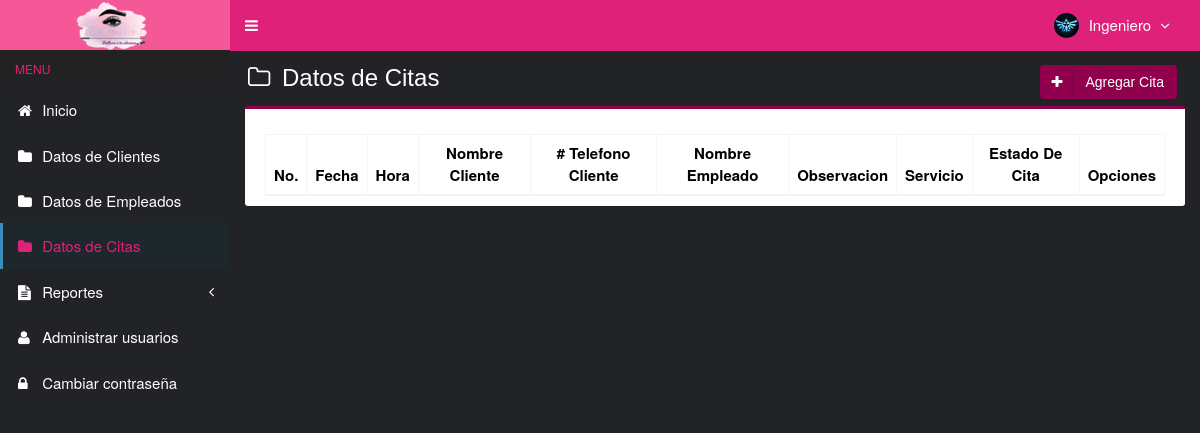
Page /main.php?module=mod_citas (signed in) on the earlier database version.
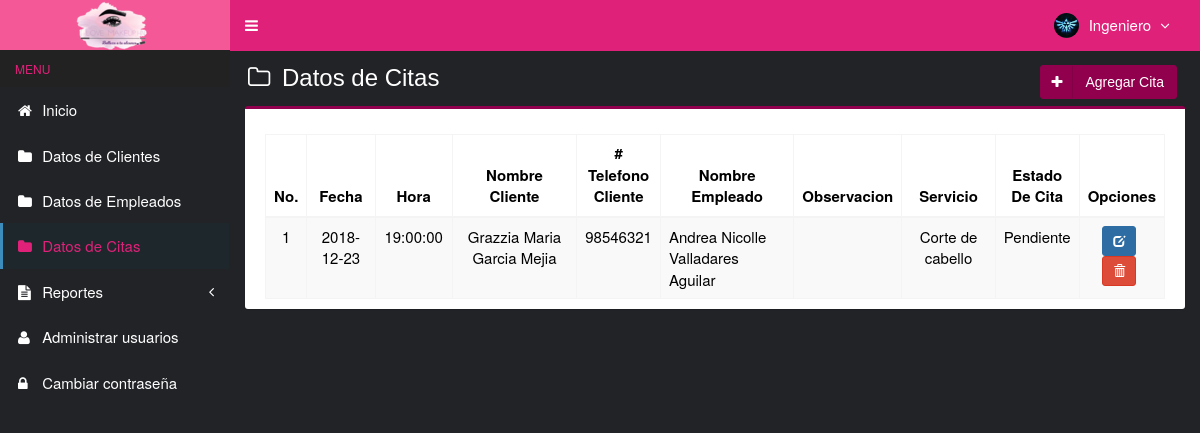
Same page on the later database version.
### tables this page shows
CREATE TABLE `citas` (
  `codigo_cita` varchar(15) NOT NULL,
  `fecha` date NOT NULL,
  `observacion` varchar(150) NOT NULL,
  `codigo_cliente` varchar(7) NOT NULL,
  `codigo_empleado` varchar(7) NOT NULL,
  `created_user` int(3) NOT NULL,
  `created_date` timestamp NOT NULL DEFAULT CURRENT_TIMESTAMP ON UPDATE CURRENT_TIMESTAMP,
  `estado_cita` enum('Pendiente','Atendida') NOT NULL,
  `servicio` varchar(100) DEFAULT NULL,
  `hora` time NOT NULL
);

CREATE TABLE `clientes` (
  `codigo_cliente` varchar(7) NOT NULL,
  `primerNombre` varchar(50) NOT NULL,
  `segundoNombre` varchar(50) NOT NULL,
  `primerApellido` varchar(50) NOT NULL,
  `segundoApellido` varchar(50) NOT NULL,
  `telefono` int(8) NOT NULL,
  `created_user` int(3) NOT NULL,
  `created_date` timestamp NOT NULL DEFAULT CURRENT_TIMESTAMP,
  `updated_user` int(3) NOT NULL,
  `updated_date` timestamp NOT NULL DEFAULT CURRENT_TIMESTAMP ON UPDATE CURRENT_TIMESTAMP
);

CREATE TABLE `empleados` (
  `codigo_empleado` varchar(7) NOT NULL,
  `primerNombre_e` varchar(50) NOT NULL,
  `segundoNombre_e` varchar(50) NOT NULL,
  `primerApellido_e` varchar(50) NOT NULL,
  `segundoApellido_e` varchar(50) NOT NULL,
  `telefono_e` int(8) NOT NULL,
  `identidad` varchar(15) NOT NULL,
  `email` varchar(50) NOT NULL,
  `created_user` int(3) NOT NULL,
  `created_date` timestamp NOT NULL DEFAULT CURRENT_TIMESTAMP,
  `updated_user` int(3) NOT NULL,
  `updated_date` timestamp NOT NULL DEFAULT CURRENT_TIMESTAMP ON UPDATE CURRENT_TIMESTAMP
);

### modulos/mod_citas/view.php (the view, shortened to what this page needs)
<section class="content-header">
  <h1 style="color:white;">
    <i class="fa fa-folder-o icon-title" style="color:white;"></i> Datos de Citas
    <a class="btn btn-purple btn-social pull-right" href="?module=form_mod_citas&form=add" title="agregar" data-toggle="tooltip" style="color:white;">
      <i class="fa fa-plus"></i> Agregar Cita
    </a>
  </h1>
</section>
<section class="content">
  <div class="row">
    <div class="col-md-12">
      <div class="box box-primary">
        <div class="box-body">
          <table id="dataTables1" class="table table-bordered table-striped table-hover">
            <thead>
              <tr>
                <th class="center">No.</th>
                <th class="center">Fecha</th>
                <th class="center">Hora</th>
                <th class="center">Nombre Cliente</th>
                <th class="center"># Telefono Cliente</th>
                <th class="center">Nombre Empleado</th>
				        <th class="center">Observacion</th>
                <th class="center">Servicio</th>
                <th class="center">Estado De Cita</th>
                <th class="center">Opciones</th>
              </tr>
            </thead>
            <tbody>
            <?php
            $no = 1;
            $query = mysqli_query($mysqli, "SELECT a.estado_cita, a.codigo_cita,a.fecha, a.hora, a.codigo_cliente,a.observacion,a.servicio,b.codigo_cliente,b.primerNombre,b.segundoNombre,b.primerApellido,
                                            b.segundoApellido,b.telefono ,c.codigo_empleado,c.primerNombre_e,c.segundoNombre_e,c.primerApellido_e,c.segundoApellido_e
                                            FROM clientes as b INNER JOIN citas as a ON b.codigo_cliente=a.codigo_cliente
                                            INNER JOIN empleados as c ON a.codigo_empleado=c.codigo_empleado ORDER BY codigo_cita DESC")
                                            or die('error '.mysqli_error($mysqli));
            while ($data = mysqli_fetch_assoc($query)) {
              echo "<tr>
                      <td width='15' class='center'>$no</td>
                      <td width='80' class='center'>$data[fecha]</td>
                      <td width='80' class='center'>$data[hora]</td>
                      <td width='200' class='center'>$data[primerNombre] $data[segundoNombre] $data[primerApellido] $data[segundoApellido]</td>
                      <td width='80' class='center'>$data[telefono]</td>
                      <td width='200'>$data[primerNombre_e] $data[segundoNombre_e] $data[primerApellido_e] $data[segundoApellido_e]</td>
                      <td width='100' align='right'>$data[observacion]</td>
                      <td width='120' class='center'>$data[servicio]</td>
                      <td width='80' class='center'>$data[estado_cita]</td>
                      <td class='center' width='80'>
                        <div>
                          <a data-toggle='tooltip' data-placement='top' title='modificar' style='margin-right:5px' class='btn btn-primary btn-sm' href='?module=form_mod_citas&form=edit&id=$data[codigo_cita]'>
                              <i style='color:#fff' class='glyphicon glyphicon-edit'></i>
                          </a>";
            ?>
                          <a data-toggle="tooltip" data-placement="top" title="Eliminar" style="margin-right:5px" class="btn btn-danger btn-sm" href="modulos/mod_citas/proses.php?act=delete&id=<?php echo $data['codigo_cita'];?>" onclick="return confirm('Esta seguro de eliminar la Cita <?php echo $data['estado_cita']; ?> ?');">
                              <i style="color:#fff" class="glyphicon glyphicon-trash"></i>
                          </a>
            <?php
              echo "    </div>
                      </td>
                    </tr>";
              $no++;
            }
            ?>
            </tbody>
          </table>
        </div>
      </div>
    </div>
  </div>
</section><!-- /.content

Differences in the rows shown:
added citas: fecha "2018-12-23", hora "19:00:00", codigo_cliente.primerNombre "Grazzia", codigo_cliente.segundoNombre "Maria", codigo_cliente.primerApellido "Garcia", codigo_cliente.segundoApellido "Mejia", codigo_cliente.telefono "98546321", codigo_empleado.primerNombre_e "Andrea", codigo_empleado.segundoNombre_e "Nicolle", codigo_empleado.primerApellido_e "Valladares", codigo_empleado.segundoApellido_e "Aguilar", servicio "Corte de cabello", estado_cita "Pendiente"
